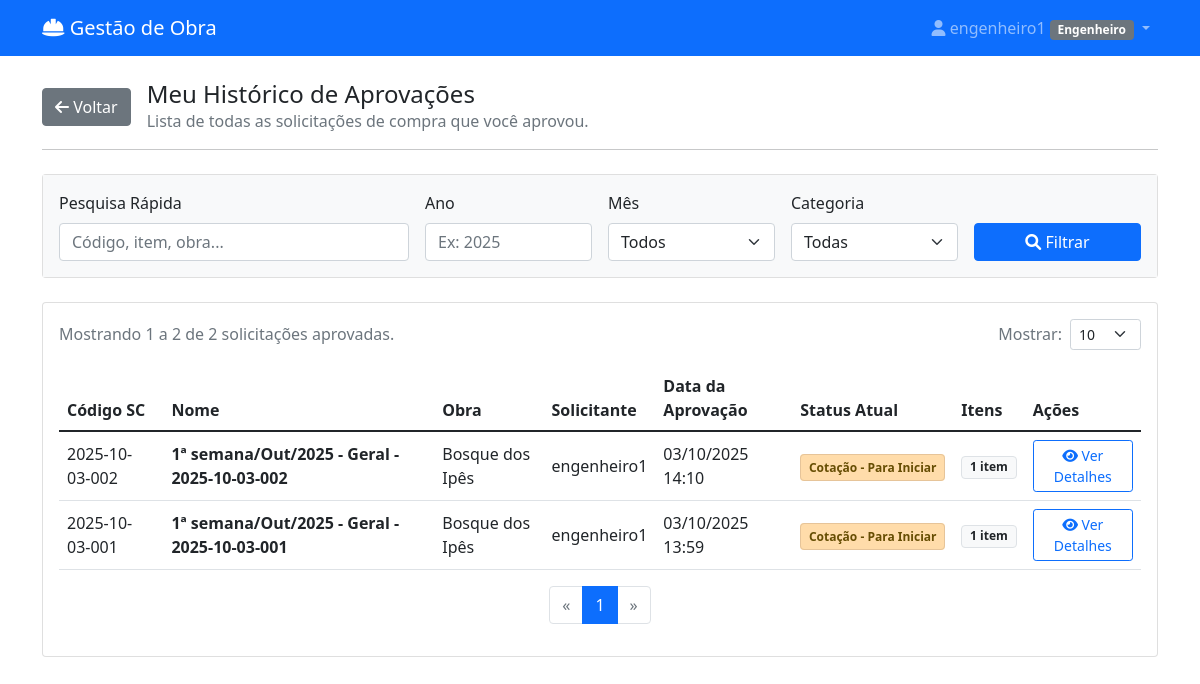
The app's page /historico-aprovacoes/ (signed in) with its own data.
### materiais/models.py (models this page shows, shortened)
class User(AbstractUser):
    PERFIL_CHOICES = [
        ('almoxarife_obra', 'Almoxarife da Obra'),
        ('engenheiro', 'Engenheiro'),
        ('almoxarife_escritorio', 'Almoxarife do Escritório'),
        ('diretor', 'Diretor'),
    ]
    perfil = models.CharField(max_length=30, choices=PERFIL_CHOICES)
    telefone = models.CharField(max_length=15, blank=True)
    obras = models.ManyToManyField('Obra', blank=True, related_name='usuarios')
    assinatura_imagem = models.ImageField(upload_to='assinaturas/', null=True, blank=True, verbose_name="Imagem da Assinatura")

class SolicitacaoCompra(models.Model):
    STATUS_CHOICES = [
        ('rascunho', 'Rascunho'),
        ('pendente_aprovacao', 'Pendente de Aprovação'),
        ('aprovado_engenharia', 'Aprovado - Engenharia'),
        ('aprovada', 'Cotação - Para Iniciar'),
        ('rejeitada', 'Rejeitada'),
        ('em_cotacao', 'Cotação - Em Andamento'),
        ('aguardando_resposta', 'Cotação - Aguardando Resposta'),
        ('cotacao_selecionada', 'Cotação - Recebida/Analisar'),
        ('finalizada', 'RM Gerada'),
        ('a_caminho', 'A Caminho'),
        ('recebida_parcial', 'Recebida Parcialmente'),  # <-- NOVO STATUS ADICIONADO
        ('recebida', 'Recebida'),
    ]
    numero = models.CharField(max_length=100, unique=True, blank=True, verbose_name="Código")
    solicitante = models.ForeignKey(User, on_delete=models.CASCADE, related_name='solicitacoes')
    obra = models.ForeignKey(Obra, on_delete=models.CASCADE, null=True, blank=True)
    destino = models.ForeignKey(
        DestinoEntrega,
        on_delete=models.SET_NULL,
        null=True,
        blank=True,
        verbose_name="Destino de Entrega"
    )
    categoria_sc = models.ForeignKey(
        CategoriaSC,
        on_delete=models.SET_NULL,
        null=True,
        blank=True,
        verbose_name="Categoria da SC"
    )
    data_criacao = models.DateTimeField(auto_now_add=True)
    data_necessidade = models.DateField()
    justificativa = models.TextField(verbose_name="Observação Geral")
    is_emergencial = models.BooleanField(default=False, verbose_name="Solicitação Emergencial")
    status = models.CharField(max_length=20, choices=STATUS_CHOICES, default='rascunho')
    aprovador = models.ForeignKey(User, on_delete=models.SET_NULL, null=True, blank=True, related_name='aprovacoes')
    data_aprovacao = models.DateTimeField(null=True, blank=True)
    observacoes_aprovacao = models.TextField(blank=True)
    data_recebimento = models.DateTimeField(null=True, blank=True, verbose_name="Data de Recebimento")
    recebedor = models.ForeignKey(User, on_delete=models.CASCADE, verbose_name="Recebedor", null=True, blank=True)
    sc_mae = models.ForeignKey(
        'self',
        on_delete=models.SET_NULL,
        null=True,
        blank=True,
        related_name='scs_filhas'
    )
    @property
    def nome_descritivo(self):
        if not self.numero or not self.data_criacao:
            return "SC em criação..."
        data = timezone.localtime(self.data_criacao)
        semana_do_mes = (data.day - 1) // 7 + 1
        meses = ['Jan', 'Fev', 'Mar', 'Abr', 'Mai', 'Jun', 'Jul', 'Ago', 'Set', 'Out', 'Nov', 'Dez']
        mes_str = meses[data.month - 1]
        ano_str = data.strftime('%Y')
        categoria_nome = self.categoria_sc.nome if self.categoria_sc else "Geral"
        return f"{semana_do_mes}ª semana/{mes_str}/{ano_str} - {categoria_nome} - {self.numero}"

class Obra(models.Model):
    nome = models.CharField(max_length=100, verbose_name="Nome da Obra")
    endereco = models.CharField(max_length=200, blank=True, verbose_name="Endereço")
    data_inicio = models.DateField(null=True, blank=True, verbose_name="Data de Início")
    data_fim = models.DateField(null=True, blank=True, verbose_name="Data de Fim")
    ativa = models.BooleanField(default=True, verbose_name="Ativa")
    class Meta:
        verbose_name = "Obra"
        verbose_name_plural = "Obras"

### materiais/views.py (the view, shortened to what this page needs)
# urls.py: path('historico-aprovacoes/', views.historico_aprovacoes, name='historico_aprovacoes'),
@login_required
def historico_aprovacoes(request):
    if request.user.perfil != 'engenheiro':
        messages.error(request, 'Acesso negado.')
        return redirect('materiais:dashboard')
    termo_busca = request.GET.get('q', '').strip()
    ano = request.GET.get('ano', '')
    mes = request.GET.get('mes', '')
    categoria_id = request.GET.get('categoria', '')
    page = request.GET.get('page')
    num_paginas_str = request.GET.get('num_paginas', '20')
    try:
        num_paginas = int(num_paginas_str)
        if num_paginas <= 0 or num_paginas > 100: # Limite sensato para evitar problemas
            num_paginas = 20
    except ValueError:
        num_paginas = 20
    base_query = SolicitacaoCompra.objects.filter(
        aprovador=request.user
    ).select_related('obra', 'solicitante', 'categoria_sc').prefetch_related('itens').order_by('-data_aprovacao')
    solicitacoes_aprovadas = base_query
    if ano:
        solicitacoes_aprovadas = solicitacoes_aprovadas.filter(data_criacao__year=ano)
    if mes:
        solicitacoes_aprovadas = solicitacoes_aprovadas.filter(data_criacao__month=mes)
    if categoria_id:
        solicitacoes_aprovadas = solicitacoes_aprovadas.filter(categoria_sc_id=categoria_id)
    solicitacoes_aprovadas = solicitacoes_aprovadas.annotate(num_itens=Count('itens'))
    paginator = Paginator(solicitacoes_aprovadas, num_paginas)
    try:
        solicitacoes_paginadas = paginator.page(page)
    except PageNotAnInteger:
        solicitacoes_paginadas = paginator.page(1)
    except EmptyPage:
        solicitacoes_paginadas = paginator.page(paginator.num_pages)
    context = {
        'solicitacoes': solicitacoes_paginadas,
        'categorias_sc': CategoriaSC.objects.all().order_by('nome'),
        'meses_opcoes': range(1, 13),
        'filtros_aplicados': {
            'q': termo_busca,
            'ano': ano,
            'mes': mes,
            'categoria': categoria_id,
        },
        'num_paginas_opcoes': [10, 25, 50, 100],
        'num_paginas': num_paginas
    }
    return render(request, 'materiais/historico_aprovacoes.html', context)

### materiais/templates/materiais/historico_aprovacoes.html (shortened to what this page needs)
{% extends 'materiais/base.html' %}
{% load materiais_extras %} {% block title %}Histórico de Aprovações{% endblock %}
{% block content %}
<div class="d-flex align-items-center mb-3">
    <a href="{% url 'materiais:dashboard' %}" class="btn btn-secondary me-3">
        <i class="fas fa-arrow-left"></i> Voltar
    </a>
    <div>
        <h4 class="mb-0">Meu Histórico de Aprovações</h4>
        <p class="text-muted mb-0">Lista de todas as solicitações de compra que você aprovou.</p>
    </div>
</div>
<hr class="mb-4">
<div class="card mb-4">
    <div class="card-body bg-light">
        <form method="GET" action="{% url 'materiais:historico_aprovacoes' %}" id="formFiltros">
            <div class="row g-3 align-items-end">
                <div class="col-md-4">
                    <label for="q" class="form-label">Pesquisa Rápida</label>
                    <input type="text" name="q" id="q" class="form-control" value="{{ filtros_aplicados.q }}" placeholder="Código, item, obra...">
                </div>
                <div class="col-md-2">
                    <label for="ano" class="form-label">Ano</label>
                    <input type="number" name="ano" id="ano" class="form-control" value="{{ filtros_aplicados.ano }}" placeholder="Ex: 2025">
                </div>
                <div class="col-md-2">
                    <label for="mes" class="form-label">Mês</label>
                    <select name="mes" id="mes" class="form-select">
                        <option value="">Todos</option>
                    </select>
                </div>
                <div class="col-md-2">
                    <label for="categoria" class="form-label">Categoria</label>
                    <select name="categoria" id="categoria" class="form-select">
                        <option value="">Todas</option>
                    </select>
                </div>
                <div class="col-md-2">
                    <button type="submit" class="btn btn-primary w-100"><i class="fas fa-search"></i> Filtrar</button>
                </div>
            </div>
        </form>
    </div>
</div>
<div class="card">
    <div class="card-body">
        {% if solicitacoes %}
            <div class="d-flex justify-content-between align-items-center mb-3">
                 <p class="text-muted mb-0">
                    Mostrando {{ solicitacoes.start_index }} a {{ solicitacoes.end_index }} de {{ solicitacoes.paginator.count }} solicitações aprovadas.
                </p>
                <div class="d-flex align-items-center">
                    <span class="me-2 text-muted">Mostrar:</span>
                    <select class="form-select form-select-sm" id="numPaginasSelect" style="width: auto;">
                        {% for num in num_paginas_opcoes %}
                            <option value="{{ num }}" {% if num == num_paginas %}selected{% endif %}>{{ num }}</option>
                        {% endfor %}
                    </select>
                </div>
            </div>
            <div class="table-responsive">
                <table class="table table-hover align-middle">
                    <thead>
                        <tr>
                            <th>Código SC</th>
                            <th>Nome</th>
                            <th>Obra</th>
                            <th>Solicitante</th>
                            <th>Data da Aprovação</th>
                            <th>Status Atual</th>
                            <th>Itens</th>
                            <th>Ações</th>
                        </tr>
                    </thead>
                    <tbody>
                        {% for sc in solicitacoes %}
                        <tr>
                            <td>
                                {{ sc.numero }}
                            </td>
                            <td><strong>{{ sc.nome_descritivo }}</strong></td>
                            <td>{{ sc.obra.nome|default:"-" }}</td>
                            <td>{{ sc.solicitante.get_full_name|default:sc.solicitante.username }}</td>
                            <td>{{ sc.data_aprovacao|date:"d/m/Y H:i" }}</td>
                            <td>
                                {% if sc.status == 'pendente_aprovacao' %}
                                    <span class="status-badge badge-aberto">{{ sc.get_status_display }}</span>
                                {% elif sc.status == 'aprovada' %}
                                    <span class="status-badge badge-aprovado">{{ sc.get_status_display }}</span>
                                {% elif sc.status == 'em_cotacao' %}
                                    <span class="status-badge badge-cotacao">{{ sc.get_status_display }}</span>
                                {% elif sc.status == 'cotacao_selecionada' %}
                                    <span class="status-badge badge-cotacao-selecionada">{{ sc.get_status_display }}</span>
                                {% elif sc.status == 'finalizada' %}
                                    <span class="status-badge badge-finalizada">{{ sc.get_status_display }}</span>
                                {% elif sc.status == 'a_caminho' %}
                                    <span class="status-badge badge-caminho">{{ sc.get_status_display }}</span>
                                {% elif sc.status == 'recebida' %}
                                    <span class="status-badge badge-entregue">{{ sc.get_status_display }}</span>
                                {% elif sc.status == 'rejeitada' %}
                                    <span class="status-badge badge-rejeitada">{{ sc.get_status_display }}</span>
                                {% else %}
                                    <span class="badge bg-secondary">{{ sc.get_status_display }}</span>
                                {% endif %}
                            </td>
                            <td>
                                <span class="badge bg-light text-dark border">{{ sc.num_itens|default:0 }} item{{ sc.num_itens|default:0|pluralize:"s" }}</span>
                            </td>
                            <td>
                                <button class="btn btn-sm btn-outline-primary btn-ver-detalhes"
                                        data-bs-toggle="modal"
                                        data-bs-target="#modalDetalhesSC"
                                        data-sc-id="{{ sc.id }}">
                                    <i class="fas fa-eye"></i> Ver Detalhes
                                </button>
                            </td>
                        </tr>
                        {% endfor %}
                    </tbody>
                </table>
            </div>
            <div class="d-flex justify-content-center">
                <nav aria-label="Navegação de páginas">
                    <ul class="pagination" id="paginationControls">
                        {% if solicitacoes.has_previous %}
                            <li class="page-item">
                                <a class="page-link" href="#" data-page="{{ solicitacoes.previous_page_number }}" aria-label="Anterior">
                                    <span aria-hidden="true">&laquo;</span>
                                </a>
                            </li>
                        {% else %}
                            <li class="page-item disabled"><span class="page-link">&laquo;</span></li>
                        {% endif %}
                        {% for i in solicitacoes.paginator.page_range %}
                            <li class="page-item {% if solicitacoes.number == i %}active{% endif %}">
                                <a class="page-link" href="#" data-page="{{ i }}">{{ i }}</a>
                            </li>
                        {% endfor %}
                        {% if solicitacoes.has_next %}
                            <li class="page-item">
                                <a class="page-link" href="#" data-page="{{ solicitacoes.next_page_number }}" aria-label="Próxima">
                                    <span aria-hidden="true">&raquo;</span>
                                </a>
                            </li>
                        {% else %}
                            <li class="page-item disabled"><span class="page-link">&raquo;</span></li>
                        {% endif %}
                    </ul>
                </nav>
            </div>
        {% else %}
            <div class="text-center p-5">
                <i class="fas fa-inbox fa-3x text-muted mb-3"></i>
                <h5>Nenhuma solicitação aprovada encontrada.</h5>
                <p class="text-muted">Tente ajustar os filtros.</p>
            </div>
        {% endif %}
    </div>
</div>
{% endblock %}

### materiais/templates/materiais/base.html (shortened to what this page needs)
<!DOCTYPE html>
<html lang="pt-br">
<head>
    <link href="https://cdn.jsdelivr.net/npm/bootstrap@5.1.3/dist/css/bootstrap.min.css" rel="stylesheet">
    <link href="https://cdnjs.cloudflare.com/ajax/libs/font-awesome/6.0.0/css/all.min.css" rel="stylesheet">
</head>
<body>
    <nav class="navbar navbar-expand-lg navbar-dark bg-primary">
        <div class="container">
            <a class="navbar-brand" href="{% url 'materiais:dashboard' %}">
                <i class="fas fa-hard-hat"></i> Gestão de Obra
            </a>
            {% if user.is_authenticated %}
            <div class="navbar-nav ms-auto">
                <div class="nav-item dropdown">
                    <a class="nav-link dropdown-toggle" href="#" role="button" data-bs-toggle="dropdown">
                        <i class="fas fa-user"></i> {{ user.get_full_name|default:user.username }}
                        <span class="badge bg-secondary">{{ user.get_perfil_display }}</span>
                    </a>
                </div>
            </div>
            {% endif %}
        </div>
    </nav>
    <div class="container mt-4">
        {% block content %}
        {% endblock %}
    </div>
</body>
</html>

### records on screen
User: get_full_name "engenheiro1", perfil "Engenheiro"
SolicitacaoCompra: numero "2025-10-03-002", nome_descritivo "1ª semana/Out/2025 - Geral - 2025-10-03-002", obra.nome "Bosque dos Ipês", solicitante.get_full_name "engenheiro1", data_aprovacao "03/10/2025 14:10", status "Cotação - Para Iniciar", num_itens "1"
SolicitacaoCompra: numero "2025-10-03-001", nome_descritivo "1ª semana/Out/2025 - Geral - 2025-10-03-001", obra.nome "Bosque dos Ipês", solicitante.get_full_name "engenheiro1", data_aprovacao "03/10/2025 13:59", status "Cotação - Para Iniciar", num_itens "1"

### other values on screen
{{ solicitacoes.start_index }} "1"
{{ solicitacoes.end_index }} "2"
{{ solicitacoes.paginator.count }} "2"
{{ i }} "1"
form field value "10"
